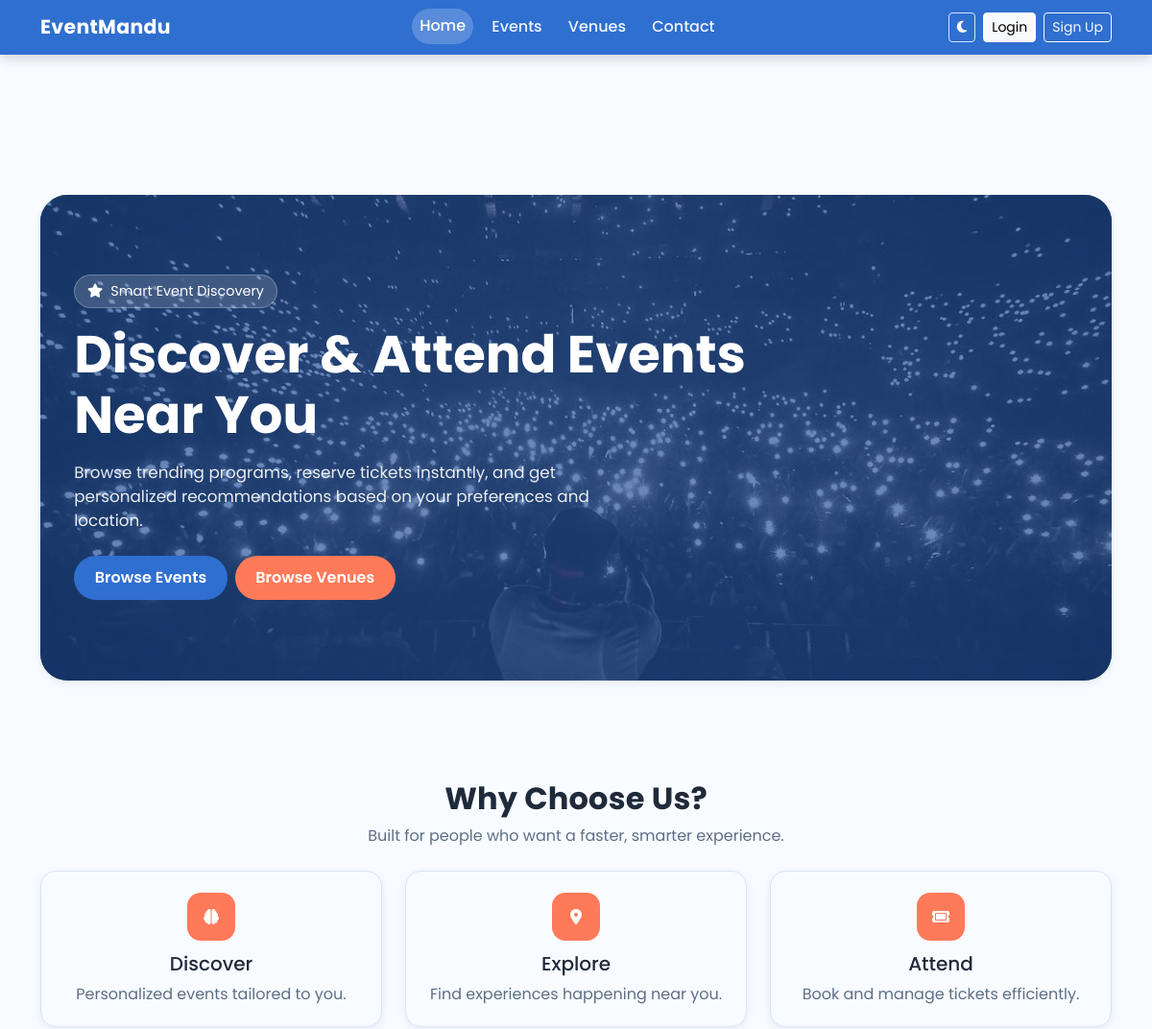
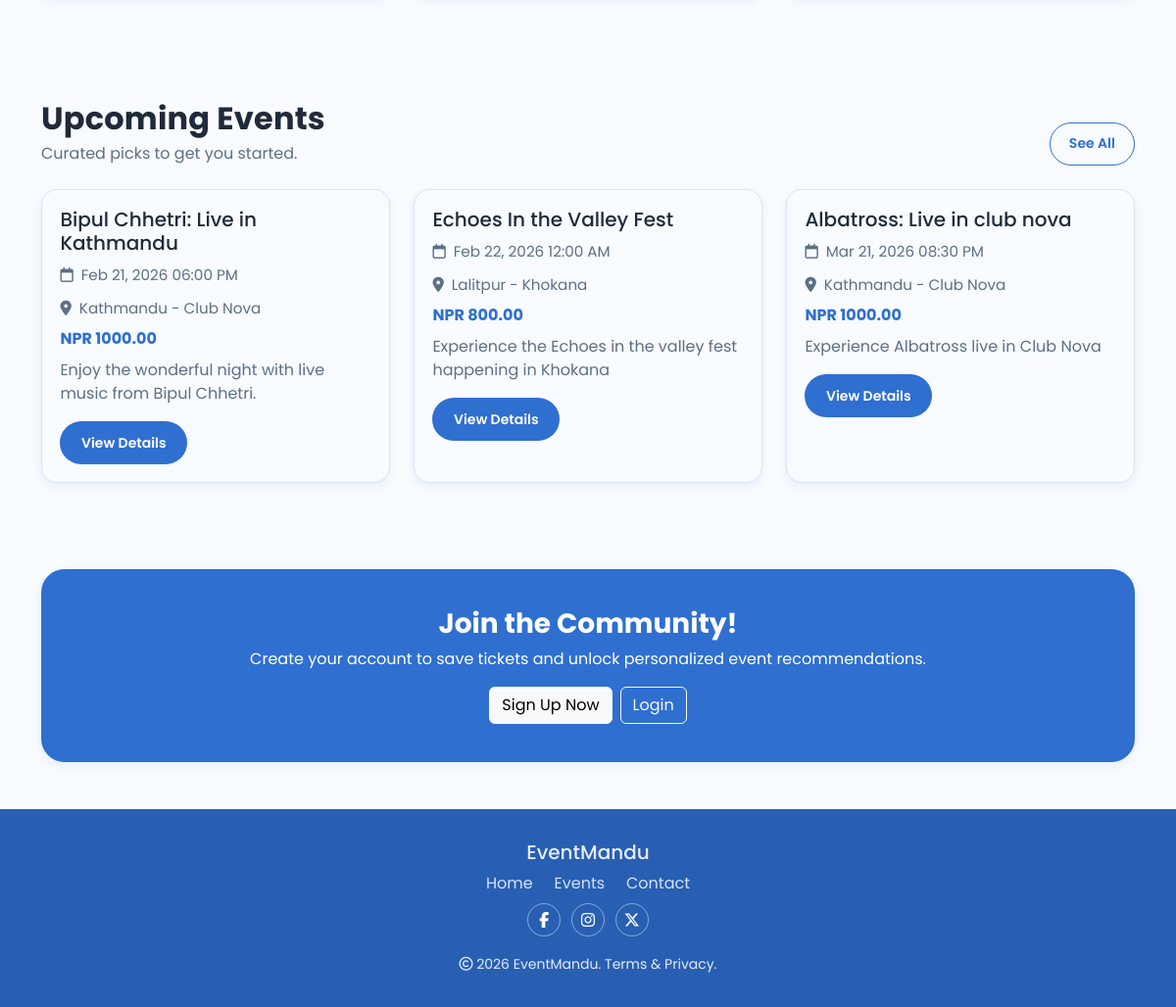
The page / on the database its author committed (2 pictures, top to bottom).
### events/models.py (models this page shows, shortened)
class Event(models.Model):
    APPROVAL_PENDING = "pending"
    APPROVAL_APPROVED = "approved"
    APPROVAL_REJECTED = "rejected"
    APPROVAL_CHOICES = [
        (APPROVAL_PENDING, "Pending"),
        (APPROVAL_APPROVED, "Approved"),
        (APPROVAL_REJECTED, "Rejected"),
    ]
    title = models.CharField(max_length=200)
    description = models.TextField()
    organizer = models.ForeignKey(
        settings.AUTH_USER_MODEL,
        on_delete=models.SET_NULL,
        null=True,
        blank=True,
        related_name="organized_events",
    )
    venue = models.ForeignKey(Venue, on_delete=models.CASCADE)
    category = models.ForeignKey(Category, on_delete=models.CASCADE, null=True)
    start_date = models.DateTimeField()
    end_date = models.DateTimeField()
    price = models.DecimalField(max_digits=8, decimal_places=2)
    popularity = models.IntegerField(
        default=1,
        validators=[MinValueValidator(1), MaxValueValidator(5)],
    )  # 1-5 scale
    is_active = models.BooleanField(default=True)
    approval_status = models.CharField(
        max_length=20,
        choices=APPROVAL_CHOICES,
        default=APPROVAL_PENDING,
        db_index=True,
    )
    approved_by = models.ForeignKey(
        settings.AUTH_USER_MODEL,
        on_delete=models.SET_NULL,
        null=True,
        blank=True,
        related_name="approved_events",
    )
    approved_at = models.DateTimeField(null=True, blank=True)
    image = models.ImageField(upload_to="events/", null=True, blank=True)
    class Meta:
        constraints = [
            models.CheckConstraint(
                condition=models.Q(popularity__gte=1, popularity__lte=5),
                name="event_popularity_1_5",
            )
        ]

class Venue(models.Model):
    name = models.CharField(max_length=200)
    address = models.TextField()
    capacity = models.IntegerField()
    latitude = models.FloatField()
    longitude = models.FloatField()
    city = models.CharField(max_length=100)

### events/views.py (the view)
# urls.py: 2. Add a URL to urlpatterns:  path('', views.home, name='home')
def home(request):
    events = (
        Event.objects.filter(is_active=True, approval_status=Event.APPROVAL_APPROVED)
        .select_related("venue", "category")
        .order_by("start_date")[:3]
    )
    recommended_events = []
    if request.user.is_authenticated:
        user_role = get_user_role(request.user)
    else:
        user_role = None
    if _can_view_recommendations(request.user):
        recommended_events = get_recommended_events(request)[:3]
    return render(
        request,
        "home.html",
        {
            "events": events,
            "recommended_events": recommended_events,
            "show_recommendations": user_role != UserRole.ROLE_ADMIN if user_role else False,
        },
    )

### templates/home.html (shortened to what this page needs)
{% load static %}
<!doctype html>
<html lang="en" data-bs-theme="light">
  <head>
    <link
      href="https://cdn.jsdelivr.net/npm/bootstrap@5.3.2/dist/css/bootstrap.min.css"
      rel="stylesheet"
    />
    <link
      rel="stylesheet"
      href="https://cdnjs.cloudflare.com/ajax/libs/font-awesome/6.5.2/css/all.min.css"
    />
    <link rel="stylesheet" href="{% static 'css/style.css' %}?v=20260228a" />
  </head>
  <body>
    <nav class="navbar navbar-expand-lg fixed-top brand-nav navbar-dark">
      <div class="container">
        <a class="navbar-brand brand-name" href="{% url 'home' %}"
          >EventMandu</a
        >
        <div class="collapse navbar-collapse" id="navbarNav">
          <ul class="navbar-nav mx-auto text-center">
            <li class="nav-item">
              <a
                class="nav-link {% if request.resolver_match.url_name == 'home' %}active{% endif %}"
                href="{% url 'home' %}"
                >Home</a
              >
            </li>
            <li class="nav-item">
              <a
                class="nav-link {% if request.resolver_match.url_name == 'events' %}active{% endif %}"
                href="{% url 'events' %}"
                >Events</a
              >
            </li>
            <li class="nav-item">
              <a
                class="nav-link {% if request.resolver_match.url_name == 'venues' %}active{% endif %}"
                href="{% url 'venues' %}"
                >Venues</a
              >
            </li>
            <li class="nav-item">
              <a
                class="nav-link {% if request.resolver_match.url_name == 'contact' %}active{% endif %}"
                href="{% url 'contact' %}"
                >Contact</a
              >
            </li>
          </ul>
          <div class="d-flex align-items-center gap-2 justify-content-center">
            <button
              class="btn btn-sm theme-toggle"
              id="themeToggle"
              type="button"
              aria-label="Toggle theme"
            >
              <i class="fa-solid fa-moon"></i>
            </button>
            {% if user.is_authenticated %}
            <div class="dropdown">
              <button
                class="btn btn-sm btn-light dropdown-toggle"
                type="button"
                data-bs-toggle="dropdown"
              >
                <i class="fa-solid fa-user"></i> {{ user.username }}
              </button>
              <ul class="dropdown-menu dropdown-menu-end">
                <li>
                  <a
                    class="dropdown-item"
                    href="{% url 'profile_preferences' %}"
                    >Profile & Preferences</a
                  >
                </li>
                {% if user_role == "admin" %}
                <li>
                  <a class="dropdown-item" href="{% url 'admin_dashboard' %}">Admin Dashboard</a>
                </li>
                {% endif %}
                {% if user_role == "organizer" or user_role == "admin" %}
                <li>
                  <a class="dropdown-item" href="{% url 'organizer_dashboard' %}">Organizer Dashboard</a>
                </li>
                {% endif %}
                <li>
                  <a class="dropdown-item" href="{% url 'tickets' %}"
                    >My Tickets</a
                  >
                </li>
                <li>
                  <a class="dropdown-item" href="{% url 'logout' %}">Logout</a>
                </li>
              </ul>
            </div>
            {% else %}
            <a class="btn btn-sm btn-light" href="{% url 'login' %}">Login</a>
            <a class="btn btn-sm btn-outline-light" href="{% url 'register' %}"
              >Sign Up</a
            >
            {% endif %}
          </div>
        </div>
      </div>
    </nav>
    <main>
      <section class="hero-wrap">
        <div class="container">
          <div class="hero-panel">
            <div class="hero-content text-center text-lg-start">
              <span class="hero-kicker"
                ><i class="fa-solid fa-star me-2"></i>Smart Event
                Discovery</span
              >
              <h1 class="hero-title">Discover & Attend Events Near You</h1>
              <p class="hero-subtitle mt-3">
                Browse trending programs, reserve tickets instantly, and get
                personalized recommendations based on your preferences and
                location.
              </p>
              <div
                class="d-flex flex-wrap gap-2 mt-4 justify-content-center justify-content-lg-start"
              >
                <a href="{% url 'events' %}" class="btn btn-primary-brand"
                  >Browse Events</a
                >
                <a href="{% url 'venues' %}" class="btn btn-accent-brand"
                  >Browse Venues</a
                >
              </div>
            </div>
          </div>
        </div>
      </section>
      <section class="section-space pt-4">
        <div class="container">
          <div class="text-center mb-4">
            <h2 class="section-title">Why Choose Us?</h2>
            <p class="section-subtitle">
              Built for people who want a faster, smarter experience.
            </p>
          </div>
          <div class="row event-grid feature-grid">
            <div class="col-lg-4 col-md-6">
              <article class="feature-card">
                <span class="feature-icon"
                  ><i class="fa-solid fa-brain"></i
                ></span>
                <h5>Discover</h5>
                <p class="mb-0 section-subtitle">
                  Personalized events tailored to you.
                </p>
              </article>
            </div>
            <div class="col-lg-4 col-md-6">
              <article class="feature-card">
                <span class="feature-icon"
                  ><i class="fa-solid fa-location-dot"></i
                ></span>
                <h5>Explore</h5>
                <p class="mb-0 section-subtitle">
                  Find experiences happening near you.
                </p>
              </article>
            </div>
            <div class="col-lg-4 col-md-6">
              <article class="feature-card">
                <span class="feature-icon"
                  ><i class="fa-solid fa-ticket"></i
                ></span>
                <h5>Attend</h5>
                <p class="mb-0 section-subtitle">
                  Book and manage tickets efficiently.
                </p>
              </article>
            </div>
          </div>
        </div>
      </section>
      <section class="section-space pt-3">
        <div class="container">
          <div class="d-flex justify-content-between align-items-end mb-4">
            <div>
              <h2 class="section-title mb-1">Upcoming Events</h2>
              <p class="section-subtitle mb-0">
                Curated picks to get you started.
              </p>
            </div>
            <a href="{% url 'events' %}" class="btn btn-outline-brand btn-sm"
              >See All</a
            >
          </div>
          <div class="row event-grid">
            {% for event in events %}
            <div class="col-lg-4 col-md-6">
              <article class="event-card">
                <h5 class="mb-2">{{ event.title }}</h5>
                <p class="event-meta mb-2"><i class="fa-regular fa-calendar me-2"></i>{{ event.end_date|date:"M d, Y h:i A" }}</p>
                <p class="event-meta mb-2"><i class="fa-solid fa-location-dot me-2"></i>{{ event.venue.city }} - {{ event.venue.name }}</p>
                <p class="event-price mb-2">NPR {{ event.price }}</p>
                <p class="section-subtitle mb-3">
                  {{ event.description|truncatechars:110 }}
                </p>
                <a
                  href="{% url 'event_detail' event.id %}"
                  class="btn btn-primary-brand btn-sm"
                  >View Details</a
                >
              </article>
            </div>
            {% empty %}
            <div class="col-12">
              <div class="alert alert-info">
                No upcoming events available right now.
              </div>
            </div>
            {% endfor %}
          </div>
        </div>
      </section>
      {% if not user.is_authenticated %}
      <section class="pb-5">
        <div class="container">
          <div class="cta-banner text-center">
            <h3 class="fw-bold mb-2">Join the Community!</h3>
            <p class="mb-3">
              Create your account to save tickets and unlock personalized event
              recommendations.
            </p>
            <div class="d-flex gap-2 justify-content-center flex-wrap">
              <a href="{% url 'register' %}" class="btn btn-light"
                >Sign Up Now</a
              >
              <a href="{% url 'login' %}" class="btn btn-outline-light"
                >Login</a
              >
            </div>
          </div>
        </div>
      </section>
      {% endif %}
    </main>
    <footer class="site-footer">
      <div class="container text-center">
        <h5 class="mb-2">EventMandu</h5>
        <div class="mb-2">
          <a class="footer-link" href="{% url 'home' %}">Home</a>
          <a class="footer-link" href="{% url 'events' %}">Events</a>
          <a class="footer-link" href="{% url 'contact' %}">Contact</a>
        </div>
        <div class="mb-3">
          <a class="social-link" href="#" aria-label="Facebook"
            ><i class="fa-brands fa-facebook-f"></i
          ></a>
          <a class="social-link" href="#" aria-label="Instagram"
            ><i class="fa-brands fa-instagram"></i
          ></a>
          <a class="social-link" href="#" aria-label="X"
            ><i class="fa-brands fa-x-twitter"></i
          ></a>
        </div>
        <small
          ><i class="fa-regular fa-copyright"></i> 2026 EventMandu. Terms &
          Privacy.</small
        >
      </div>
    </footer>
  </body>
</html>

### rows shown on the page
Event: title "Bipul Chhetri: Live in Kathmandu", end_date "Feb 21, 2026 06:00 PM", venue.city "Kathmandu", venue.name "Club Nova", price "1000.00", description "Enjoy the wonderful night with live music from Bipul Chhetri."
Event: title "Echoes In the Valley Fest", end_date "Feb 22, 2026 12:00 AM", venue.city "Lalitpur", venue.name "Khokana", price "800.00", description "Experience the Echoes in the valley fest happening in Khokana"
Event: title "Albatross: Live in club nova", end_date "Mar 21, 2026 08:30 PM", venue.city "Kathmandu", venue.name "Club Nova", price "1000.00", description "Experience Albatross live in Club Nova"
